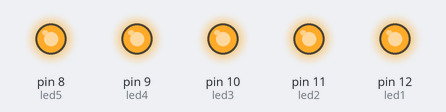
Recording of a sketch running on a simulated Arduino Uno, built with avr-gcc and run on an emulated ATmega328P. On the bench: output pins drawn as LEDs (lit = HIGH).

Above: at 0.1 s.
Timing chart, 0 to 1.6 s (numbered marks = the images above):
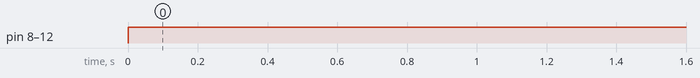

The sketch:

sketch_lightshigh.ino
```cpp
int led1=12;
int led2=11;
int led3=10;
int led4=9;
int led5=8;
void setup()
{
  pinMode(led1,OUTPUT);
  pinMode(led2,OUTPUT);
  pinMode(led3,OUTPUT);
  pinMode(led4,OUTPUT);
  pinMode(led5,OUTPUT);
}
void loop()
{
  digitalWrite(led1,HIGH);

  digitalWrite(led2,HIGH);

  digitalWrite(led3,HIGH);
  digitalWrite(led4,HIGH);

  digitalWrite(led5,HIGH);

}
```

Measured:
- by itself, pin 8 (led5), pin 9 (led4), pin 10 (led3), pin 11 (led2), pin 12 (led1): LOW → HIGH at 0.00 s
